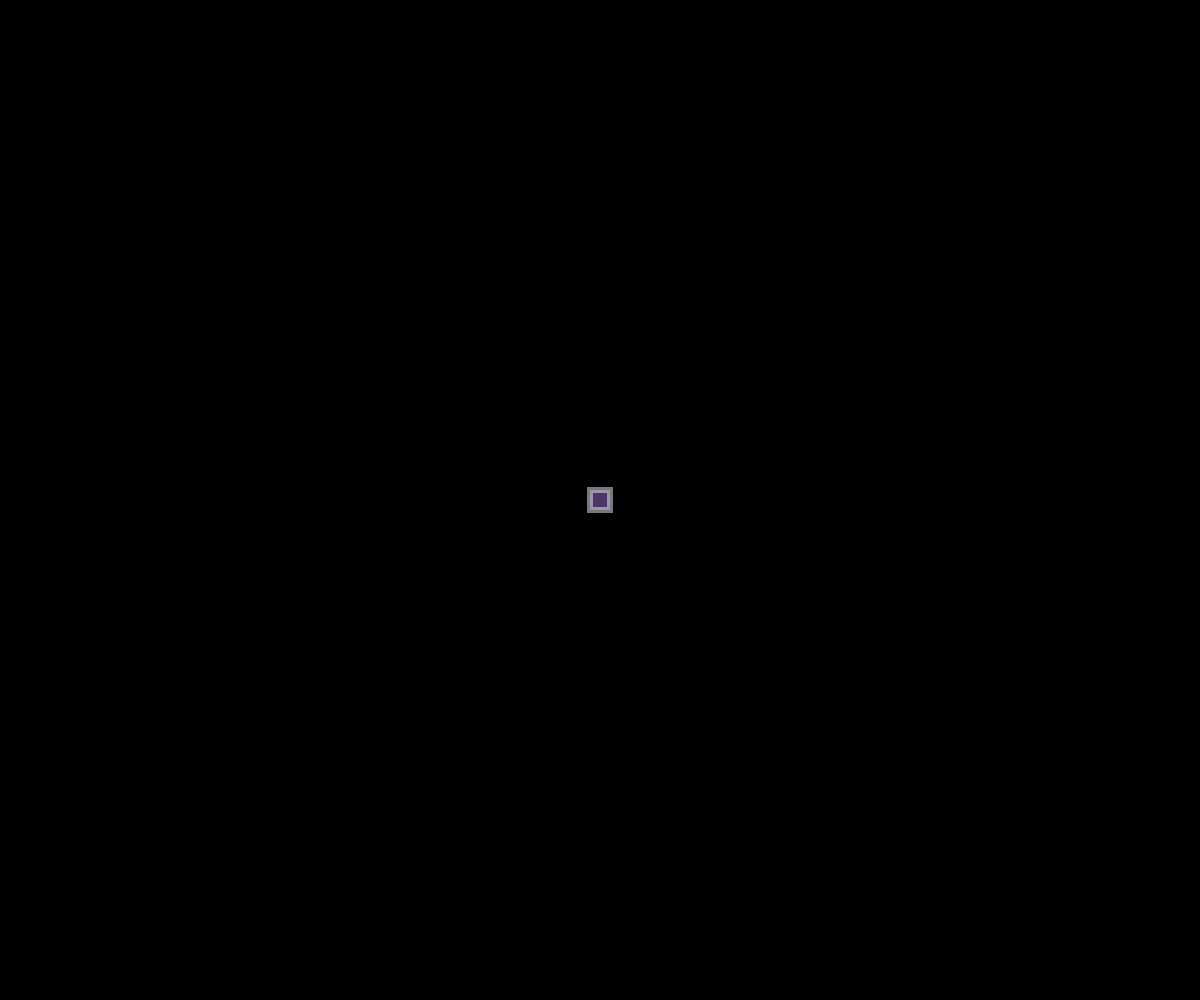
Frame 1 (no input)
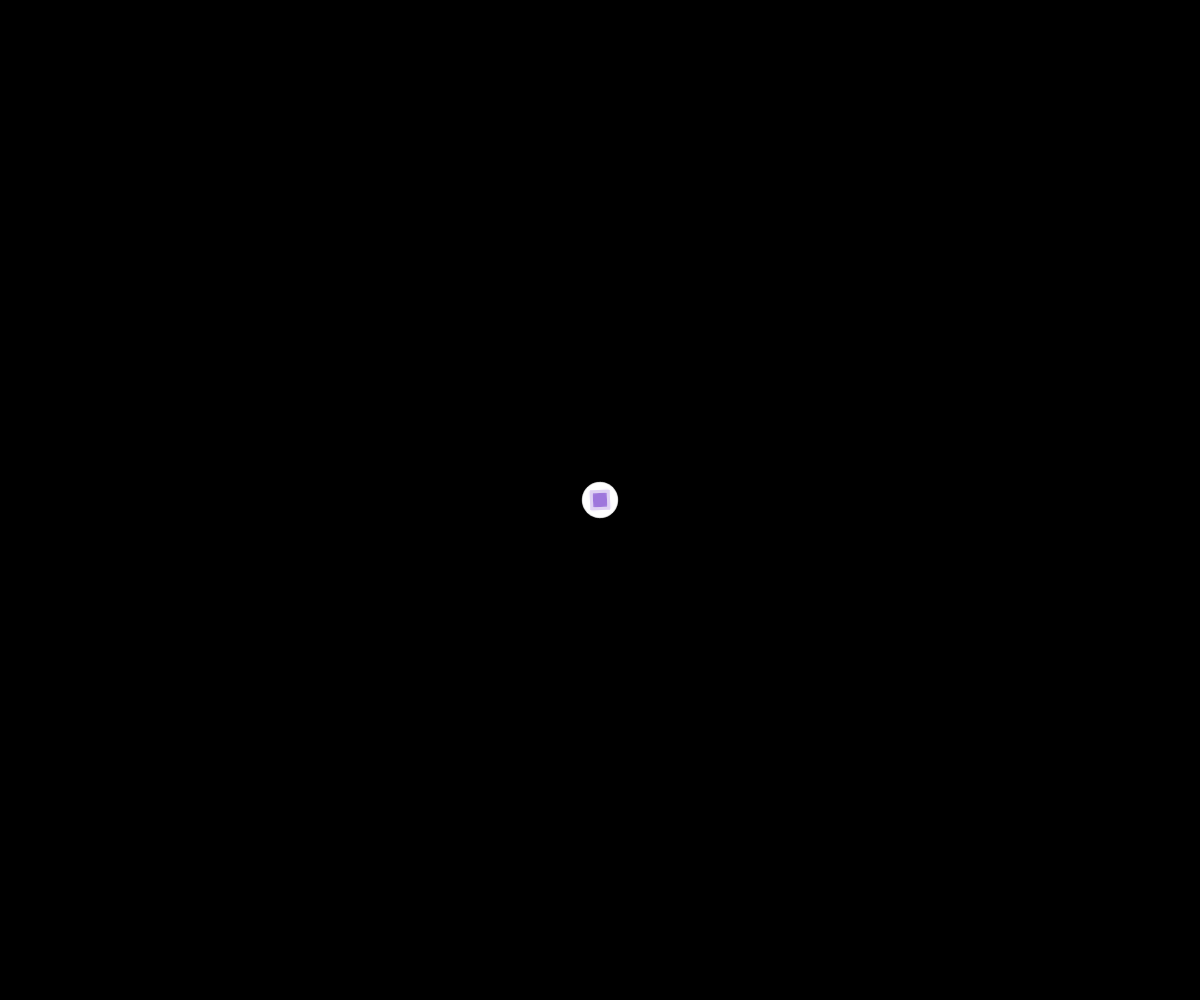
Frame 60 (no input)
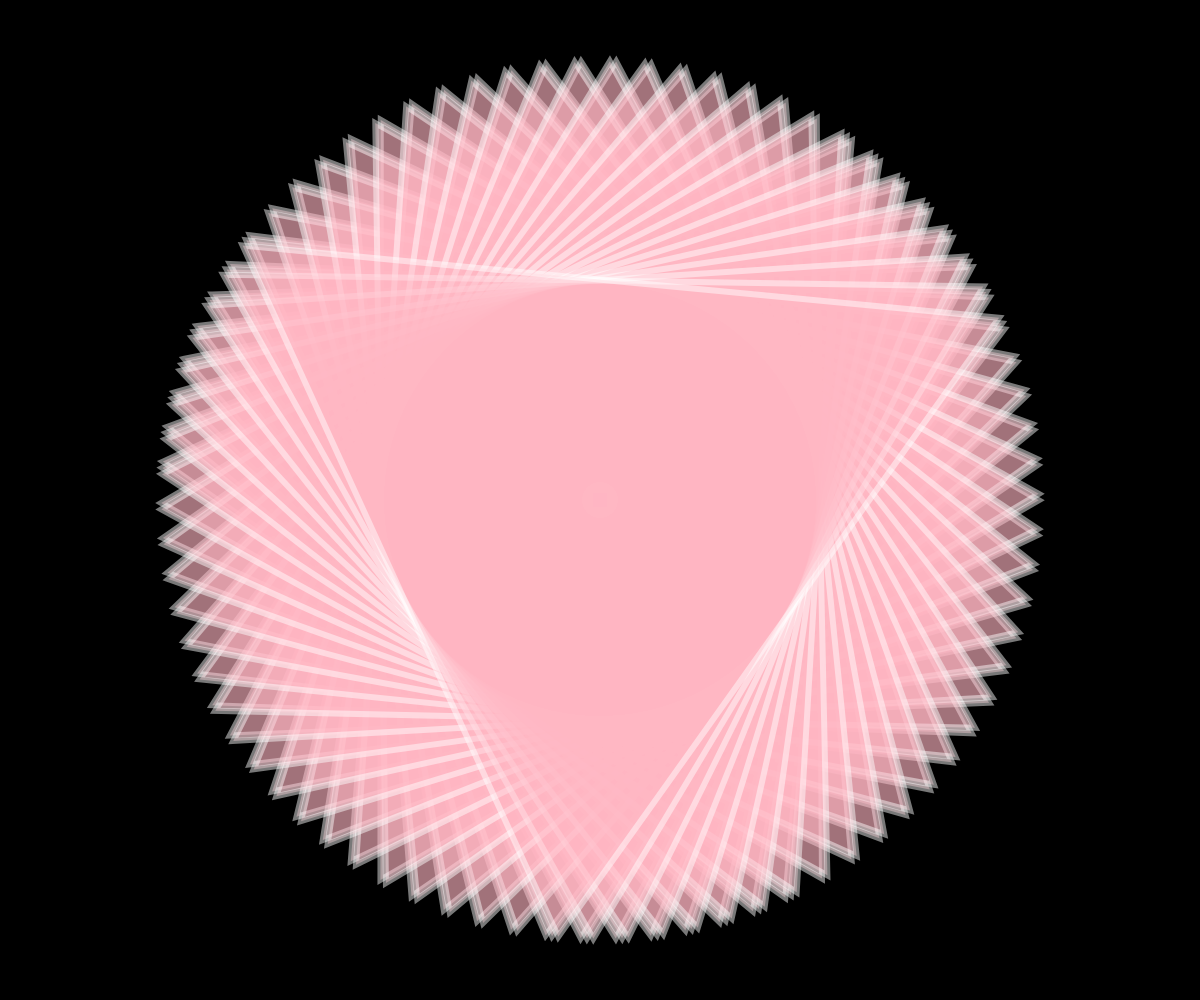
Frame 120 (the mouse pressed at the canvas centre since frame 60)

The p5.js sketch that drew these frames (run headless with seeded random() and noise() and a simulated clock; from frame 60 on, the mouse is pressed at the canvas centre):

// p5.js sketch
// ── sketch.js
let angle = 0;
let shapeIndex = 0; // 0 = Quadrat, 1 = Dreieck, 2 = Kreis, 3 = Stern

function setup() {
  createCanvas(windowWidth, windowHeight);
  rectMode(CENTER);
background(0);
}

function draw() {
  const size = map(mouseY, 0, height, 20, 1500);

  push();
  translate(width / 2, height / 2);
  rotate(angle);
  stroke(255, 255, 255, 120);
  strokeWeight(6);

  if (shapeIndex === 0) {
    //    background(0);
    fill(160, 120, 220, 120);
    rect(0, 0, size, size); // Quadrat
  } else if (shapeIndex === 1) {
     //   background(250);
    fill(255, 182, 193, 100); // Dreieck
    const R = size / Math.sqrt(3); // Umkreisradius
    const x2 = R * 0.8660254, y2 = R * 0.5; //
    triangle(0, -R, x2, y2, -x2, y2);
  } else if (shapeIndex === 2) {
      //  background(200);
    fill(173, 216, 230, 100); 
    ellipse(0, 0, size, size); // Kreis
  } else {
      //  background(150);
    fill(255, 255, 153, 100);
    drawStar(0, 0, size * 0.3, size * 0.6, 5); // Stern zeichnen
  }
  pop();

  angle += 0.08;
}

function mousePressed() {
  shapeIndex = (shapeIndex + 1) % 4; //Form wechseln
}

// Stern zeichnen
function drawStar(x, y, radius1, radius2, npoints) {
  let angle = TWO_PI / npoints;
  let halfAngle = angle / 2.0;
  beginShape();
  for (let a = -PI / 2; a < TWO_PI - PI / 2; a += angle) {
    let sx = x + cos(a) * radius2;
    let sy = y + sin(a) * radius2;
    vertex(sx, sy);
    sx = x + cos(a + halfAngle) * radius1;
    sy = y + sin(a + halfAngle) * radius1;
    vertex(sx, sy);
  }
  endShape(CLOSE);
}
